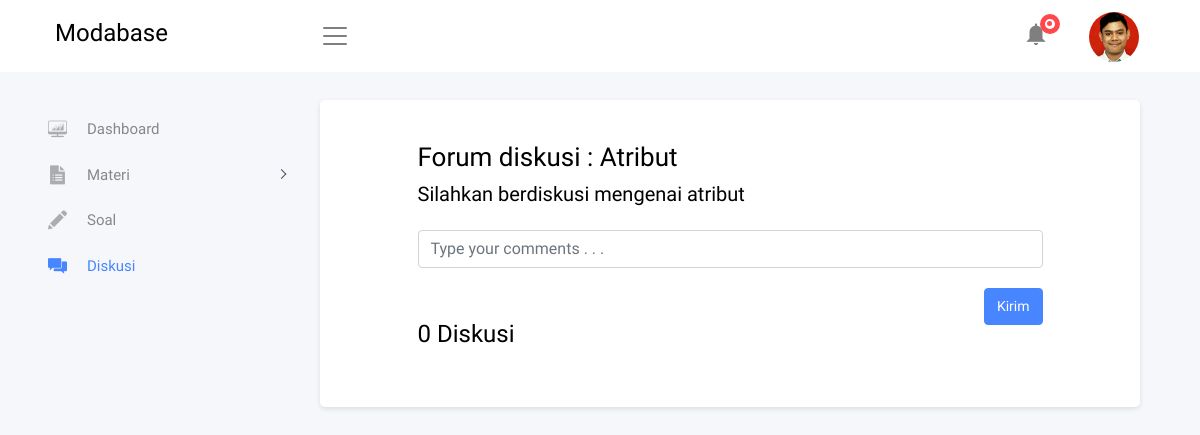
The page /diskusi.php (signed in) on the database as committed earlier.
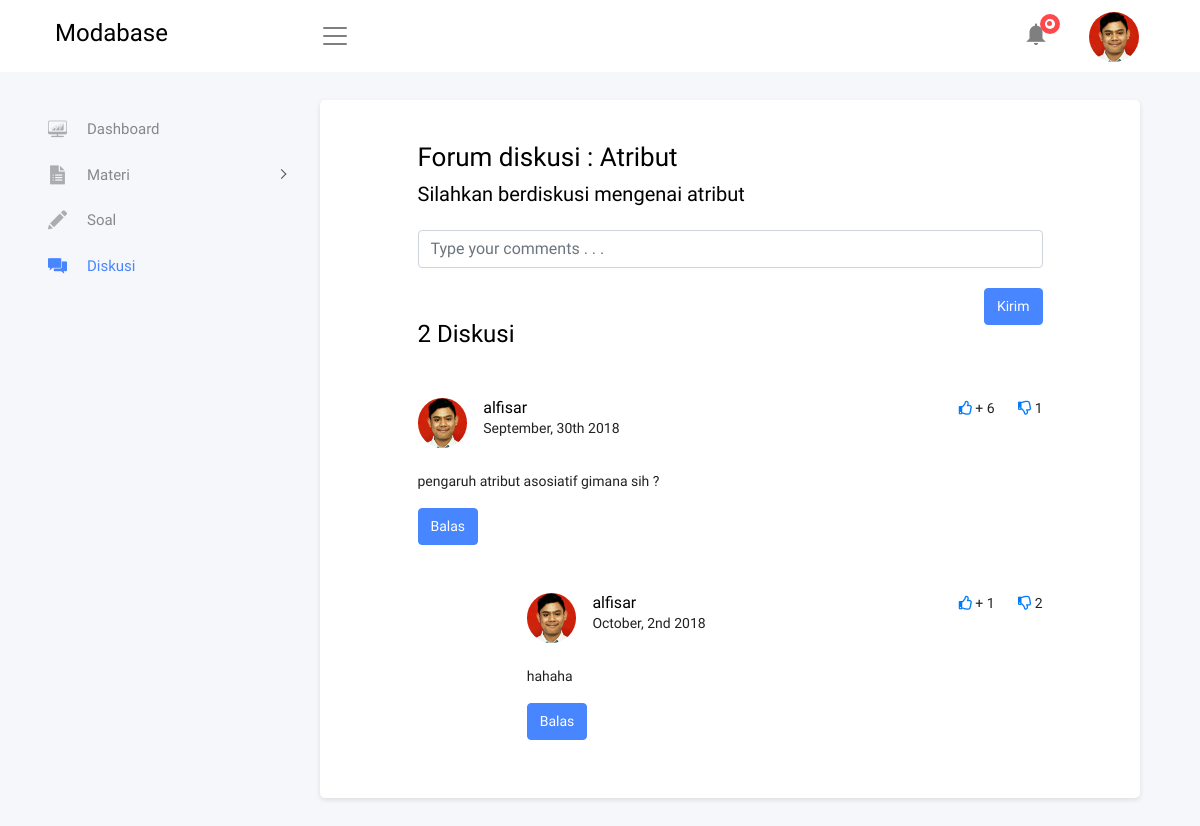
The same page on the database as committed later.
### tables this page shows
CREATE TABLE `akun` (
  `email` varchar(20) NOT NULL,
  `password` varchar(20) NOT NULL,
  `namad` varchar(20) NOT NULL,
  `namab` varchar(20) NOT NULL,
  `lokasi` varchar(20) NOT NULL,
  `tentang` varchar(100) NOT NULL,
  `foto` varchar(50) NOT NULL
);

CREATE TABLE `comment` (
  `email` varchar(20) NOT NULL,
  `materi` varchar(20) NOT NULL,
  `iduser` varchar(20) NOT NULL,
  `isicomment` varchar(100) NOT NULL
);

CREATE TABLE `notif` (
  `idnotif` varchar(20) NOT NULL,
  `email` varchar(20) NOT NULL,
  `iduser` varchar(20) NOT NULL,
  `idsuka` varchar(11) NOT NULL,
  `idtidak` varchar(20) NOT NULL,
  `materi` varchar(20) NOT NULL,
  `balasan` varchar(100) NOT NULL,
  `idreply` varchar(20) NOT NULL
);

### dataprofil.php (called while the page is built)
<?php
    include 'koneksi.php';
    $query = mysqli_query($conn,"SELECT * FROM `akun` WHERE `email` = '".$_SESSION['email']."'");
    $data = mysqli_fetch_array($query);
?>

### diskusi.php (the view, shortened to what this page needs)
<?php
      include 'dataprofil.php';
      include "koneksi.php";
?>
<!DOCTYPE html>
<html lang="en">
<head>
  <link href="plugins/vendors/bootstrap/css/bootstrap.min.css" rel="stylesheet">
  <link href="plugins/vendors/perfect-scrollbar/css/perfect-scrollbar.css" rel="stylesheet">
  <link href="plugins/vendors/morrisjs/morris.css" rel="stylesheet">
  <link href="plugins/vendors/c3-master/c3.min.css" rel="stylesheet">
  <link href="plugins/vendors/toast-master/css/jquery.toast.css" rel="stylesheet">
  <link href="assets/css/pages/tab-page.css" rel="stylesheet">
  <link href="assets/css/style.css" rel="stylesheet">
  <link href="assets/css/responsive.css" rel="stylesheet">
  <link href="plugins/vendors/bootstrap-checkbox/awesome-bootstrap-checkbox.css" rel="stylesheet" type="text/css">
  <link rel="stylesheet" href="https://use.fontawesome.com/releases/v5.5.0/css/all.css"
>
</head>
<body class="fix-header fix-sidebar card-no-border">
  <div id="main-wrapper">
    <header class="topbar">
      <div class="container">
        <nav class="navbar top-navbar navbar-expand-md navbar-light">
          <div class="navbar-header">
            <a class="navbar-brand" href="index-dashboard.php">
              <div>
                <h3>M<span>odabase</h3></span>
              </div>
            </a>
          </div>
          <div class="top-bar-main">
            <div class="float-left">
              <ul class="navbar-nav">
                <li class="nav-item "><a class="nav-link navbar-toggler navbar-top-on sidebartoggler waves-effect waves-dark float-right"
                    href="javascript:void(0)"><span class="navbar-toggler-icon"></span></a></li>
              </ul>
            </div>
            <div class="float-right pr-3">
              <ul class="navbar-nav my-lg-0 float-right">
                <li class="nav-item dropdown"> <a class="nav-link dropdown-toggle waves-effect waves-dark" href="#"
                    data-toggle="dropdown" aria-haspopup="true" aria-expanded="false"> <i class="mdi mdi-bell"></i>
                    <div class="notify"> <span class="heartbit"></span> <span class="point"></span> </div>
                  </a>
                </li>
                <?php
                  if($data['foto'] != ""){
                ?>
                <li class="nav-item dropdown u-pro"> <a class="nav-link dropdown-toggle waves-effect waves-dark profile-pic"
                    href="#" data-toggle="dropdown" aria-haspopup="true" aria-expanded="false"><img src="assets/imgs/users/<?php echo $data['foto']?>"
                      alt="user" class="" /></a>
                  <?php
                  }
                  else {
                ?>
                <li class="nav-item dropdown u-pro"> <a class="nav-link dropdown-toggle waves-effect waves-dark profile-pic"
                    href="#" data-toggle="dropdown" aria-haspopup="true" aria-expanded="false"><img src="assets/imgs/users/profile-img.jpg"
                      alt="user" class="" /></a>
                  <?php
                  }
                ?>
                </li>
              </ul>
            </div>
          </div>
        </nav>
      </div>
    </header>
    <div class="container">
      <aside class="left-sidebar">
        <div class="scroll-sidebar">
          <nav class="sidebar-nav">
            <ul id="sidebarnav">
              <li> <a class="waves-effect waves-dark" href="index-dashboard.php" aria-expanded="false"><i class="flaticon-desktop-computer-screen-with-rising-graph"></i><span
                    class="hide-menu">Dashboard</span></a>
              </li>
              <li> <a class="has-arrow waves-effect waves-dark" href="#" aria-expanded="false"><i class="flaticon-forms"></i><span
                    class="hide-menu">Materi</span></a>
              </li>
              <li><a href="index-soal.php"><i class="flaticon-pencil-edit-button"></i><span class="hide-menu">Soal</span></a></li>
              <li><a href="#" class="active"><i class="flaticon-speech"></i><span class="hide-menu">Diskusi</span></a></li>
            </ul>
          </nav>
        </div>
      </aside>
      <div class="page-wrapper" id="pengenalan">
        <div class="container-fluid">
          <div class="row">
            <div class="col-md-12">
              <div class="card">
                <div class="card-body">
                  <div class="row justify-content-center">
                    <div class="col-md-10">
                      <h2 class="weight-500 mt-2" id="atribut">Forum diskusi : Atribut</h2>
                      <h4 class="mb-4">Silahkan berdiskusi mengenai atribut </h4>
                        <div class="form-group">
                          <div class="form-group">
                            <form method="POST" action="submitcomment.php">
                            <input type="text" class="form-control" placeholder="Type your comments . . ." name="comment">
                            <button type="submit" style="float: right; margin-top: 20px; margin-bottom: 20px" class="btn btn-primary">Kirim</button>
                            </form>
                          </div>
                          <?php
                            $querysemua = mysqli_query($conn,"SELECT * FROM `comment`");
                            $hasilsemua =mysqli_num_rows($querysemua);
                          ?>
                          <h3 style="margin-top: 50px; margin-bottom: 20px;"><?php echo $hasilsemua ?> Diskusi</h3>
                          <?php
                            $query = mysqli_query($conn,"SELECT * FROM `comment` where isicomment != ''");
                            $hasil =mysqli_num_rows($query);
                            if ($hasil != 0) {
                              while ($data1 = mysqli_fetch_array($query)){
                                  $query2 = mysqli_query($conn,"SELECT * FROM `akun` WHERE `email` = '$data1[email]'");
                                  $data2 = mysqli_fetch_array($query2);
                          ?>
                          <div id="comment">
                            <div class="mainComment mt-5">
                                <div class="float-right">
                                  <a href="submitreply.php?uid=<?php echo $data1['iduser'];?>"><i class="far fa-thumbs-up"></i></a>
                                    <span>
                                       +
                                        <?php
                                            $user = $data1['iduser'];
                                            $queryreply3 = mysqli_query($conn,"SELECT * FROM `notif` where idsuka = '$user'");
                                            $hasilreply3 =mysqli_num_rows($queryreply3);
                                            echo $hasilreply3;
                                        ?>
                                    </span>
                                  <a href="submitreply.php?uidd=<?php echo $data1['iduser'];?>"><i style="margin-left: 20px" class="far fa-thumbs-down"></i></a>
                                  <span>
                                        <?php
                                            $user = $data1['iduser'];
                                            $queryreply3 = mysqli_query($conn,"SELECT * FROM `notif` where idtidak = '$user'");
                                            $hasilreply3 =mysqli_num_rows($queryreply3);
                                            echo $hasilreply3;
                                        ?>
                                  </span>
                                </div>
                                <div class="d-flex profile">
                                  <img id="profileImage" src="assets/imgs/users/<?php echo $data2['foto'] ?>" class="rounded-circle mr-3" width="auto" height="50vh">
                                  <div class="profile-identity">
                                    <h6 id="userImage" class="font-weight-bold mb-0"><?php echo $data2['namad'] ?></h6>
                                    <p id="dateComment" class="font-14">September, 30th 2018</p>
                                  </div>
                                </div>
                                <p class="pt-3 pb-0" id="commentText"><?php echo $data1['isicomment'];?></p>
                                <a onclick="openReply(<?php echo  $_SESSION['idcomment']; ?>)"><button class="btn btn-primary" >Balas</button></a>
                              </div>
                             <?php
                                  $dataa=$data1['iduser'];
                                  $queryreply = mysqli_query($conn,"SELECT * FROM `notif` where iduser = '$dataa'");
                                  $hasilreply =mysqli_num_rows($queryreply);
                                  if ($hasilreply != 0){
                                    while ($datareply = mysqli_fetch_array($queryreply)){
                                    $queryreply2 = mysqli_query($conn,"SELECT * FROM `akun` WHERE `email` = '$datareply[email]'");
                                    $datareply2 = mysqli_fetch_array($queryreply2);
                              ?>
                              <div class="row justify-content-end">
                                  <div class="col-md-10 mt-5">
                                    <div id="commentReply">
                                      <div class="float-right">
                                        <a href="submitreply.php?uid=<?php echo $datareply['idreply']?>"><i class="far fa-thumbs-up"></i></a>
                                        <span>
                                            +
                                            <?php
                                                $reply = $datareply['idreply'];
                                                $queryreply3 = mysqli_query($conn,"SELECT * FROM `notif` where idsuka = '$reply'");
                                                $hasilreply3 =mysqli_num_rows($queryreply3);
                                                echo $hasilreply3;
                                            ?>
                                        </span>
                                        <a href="submitreply.php?uidd=<?php echo $datareply['idreply']?>"><i style="margin-left: 20px" class="far fa-thumbs-down"></i></a>
                                        <span>
                                            <?php
                                                $reply = $datareply['idreply'];
                                                $queryreply3 = mysqli_query($conn,"SELECT * FROM `notif` where idtidak = '$reply'");
                                                $hasilreply3 =mysqli_num_rows($queryreply3);
                                                echo $hasilreply3;
                                            ?>
                                        </span>
                                      </div>
                                      <div class="d-flex profile">
                                        <img id="profileImage" src="assets/imgs/users/<?php echo $datareply2['foto']; ?>" class="rounded-circle mr-3" width="auto" height="50vh">
                                        <div class="profile-identity">
                                          <h6 id="userImage" class="font-weight-bold mb-0"><?php echo $datareply2['namad']; ?></h6>
                                          <p id="dateComment" class="font-14">October, 2nd 2018</p>
                                        </div>
                                      </div>
                                      <p class="pt-3 pb-0" id="commentText"><?php echo $datareply['balasan']; ?></p>
                                      <button class="btn btn-primary" onclick="">Balas</button>
                                      <div class="row">
                                        <div class="col-md-12">
                                        </div>
                                      </div>
                                    </div>
                                  </div>
                                </div>
                            <?php
                                            }
                                        }
                                    }
                                }
                            ?>
                          </div>
                        </div>
                    </div>
                  </div>
                </div>
              </div>
            </div>
          </div>
        </div>
      </div>
    </div>
  </div>
</body>
</html>

Rows that differ between the two databases and show on the page:
added comment: hasilreply3 "6", hasilreply3 "1", akun.foto (picture), akun.namad "alfisar", isicomment "pengaruh atribut asosiatif gimana sih ?"
added notif: hasilreply3 "1", hasilreply3 "2", akun.foto (picture), akun.namad "alfisar", balasan "hahaha"
Other text that changed with them:
$hasilsemua: "0" → "2"
